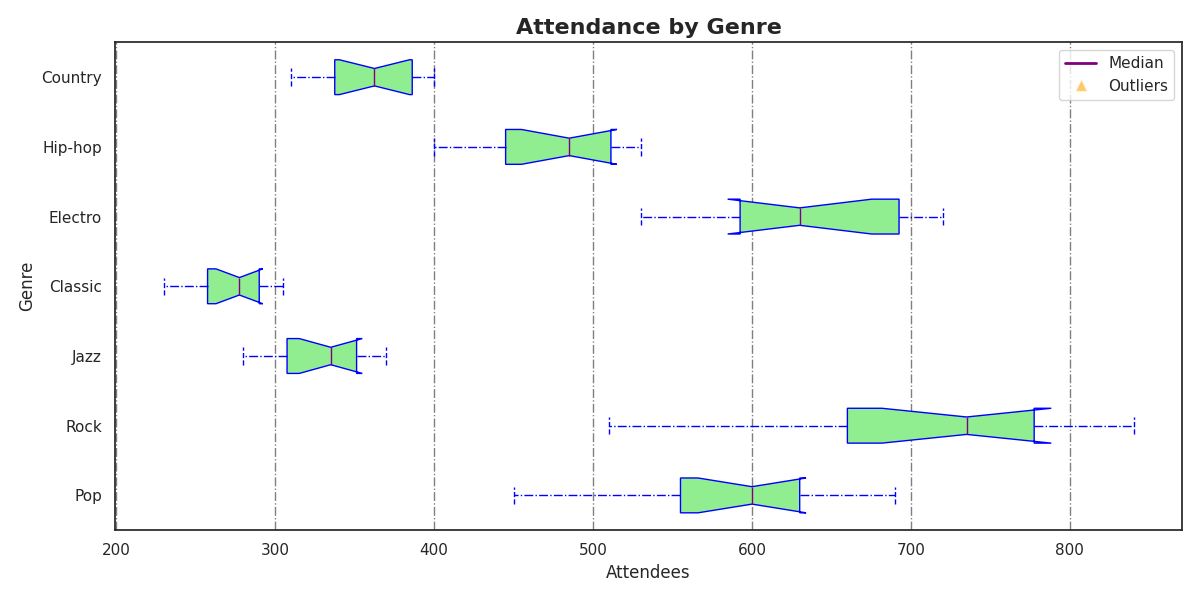

Reproduce this figure in Python.
import matplotlib.pyplot as plt

genres = ['Pop', 'Rock', 'Jazz', 'Classic', 'Electro', 'Hip-hop', 'Country']
attendance_data = {
    'Pop': [450, 560, 480, 620, 570, 540, 690, 660, 610, 590, 620, 670],
    'Rock': [510, 600, 580, 710, 750, 680, 720, 800, 770, 810, 760, 840],
    'Jazz': [320, 340, 310, 300, 280, 290, 330, 350, 370, 360, 340, 355],
    'Classic': [270, 290, 250, 260, 240, 230, 275, 285, 295, 305, 280, 290],
    'Electro': [550, 530, 620, 610, 600, 570, 640, 690, 680, 720, 700, 710],
    'Hip-hop': [400, 420, 430, 450, 470, 480, 490, 520, 530, 510, 505, 515],
    'Country': [310, 320, 330, 350, 340, 365, 360, 370, 390, 400, 385, 395]
}

data = [attendance_data[genre] for genre in genres]

fig, ax = plt.subplots(figsize=(12, 6))

colors = ['lightgreen', 'lightblue', 'lightcoral', 'lightyellow', 'lightsalmon', 'lightpink', 'lightgray']
shuffled_colors = [colors[2], colors[0], colors[1], colors[5], colors[3], colors[4], colors[6]]

box = ax.boxplot(data, patch_artist=True, notch=True, vert=False,  # Change vert to False
                 boxprops=dict(facecolor=shuffled_colors[1], color='blue'),
                 whiskerprops=dict(color='blue', linestyle='-.'),
                 capprops=dict(color='blue', linestyle='--'),
                 medianprops=dict(color='purple'),
                 flierprops=dict(markerfacecolor='orange', marker='^', markersize=8, alpha=0.6))

ax.set_title('Attendance by Genre', fontsize=16, fontweight='bold')
ax.set_ylabel('Genre', fontsize=12)  # Swap labels
ax.set_xlabel('Attendees', fontsize=12)  # Swap labels
ax.set_yticks(range(1, len(genres) + 1))  # Adjust ticks for y-axis
ax.set_yticklabels(genres, fontsize=11)  # Adjust tick labels for y-axis
ax.xaxis.grid(True, linestyle='-.', which='major', color='black', alpha=0.5)  # Grid now on x-axis

handles = [plt.Line2D([0], [0], color='purple', lw=2, label='Median'),
           plt.Line2D([0], [0], marker='^', color='w', label='Outliers',
                      markerfacecolor='orange', markersize=8, alpha=0.6)]
ax.legend(handles=handles, loc='upper right', fontsize=11)

plt.tight_layout()
plt.show()
